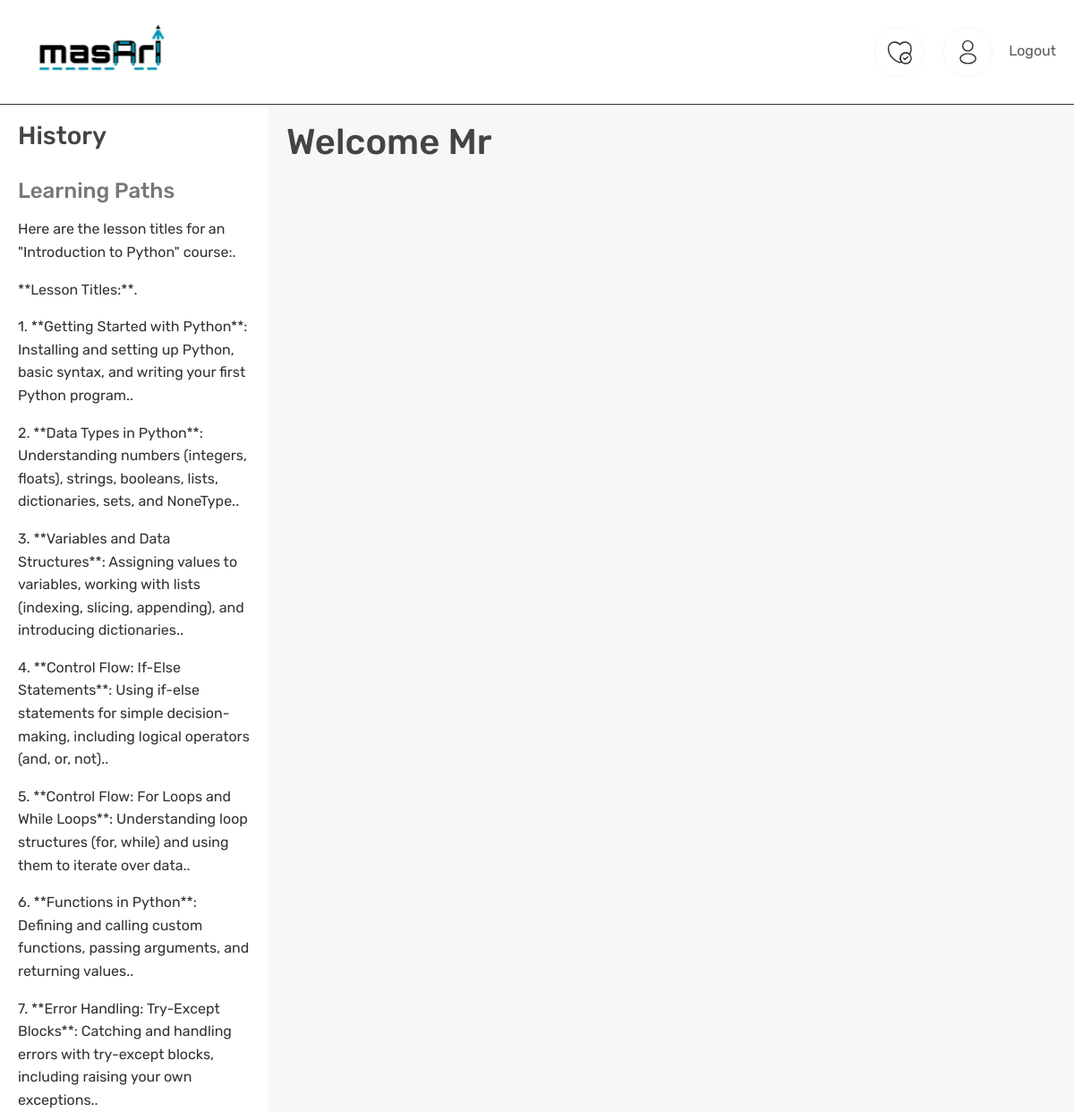
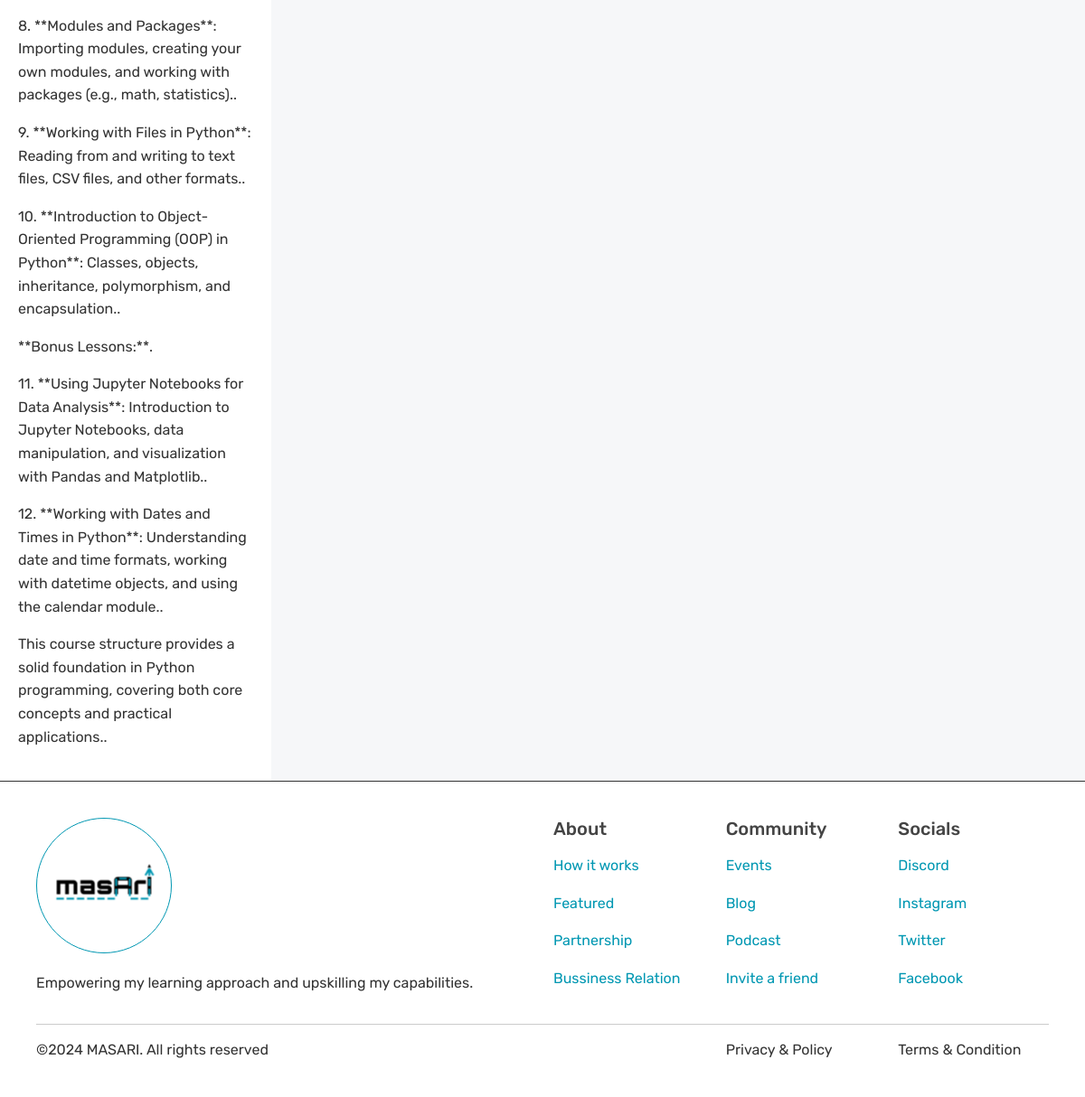
The app's page /course/15 (signed in) with its own data (2 pictures, top to bottom).
### app.py (models this page shows)
class Lessons(db.Model):
    id = db.Column(db.Integer, primary_key=True)
    title = db.Column(db.String(100), nullable=False)
    content = db.Column(db.Text, nullable=True)
    course_id = db.Column(db.Integer, db.ForeignKey('courses.id'), nullable=True)
    course = db.relationship('Courses', backref=db.backref('lessons', lazy=True))

### app.py (the view)
@app.route('/course/<int:course_id>', methods=['GET', 'POST'])
@login_required
def course(course_id):
    lessons = Lessons.query.filter_by(course_id=course_id).all()
    lessons_titles = [{'id':lesson.id, 'title': lesson.title} for lesson in lessons]
    return render_template('course.html', lessons=lessons_titles)

### app.py (called while the page is built)
@login_manager.user_loader
def load_user(user_id):
    return Users.query.get(int(user_id))

@app.context_processor
def inject_user_id():
    if current_user.is_authenticated:
        return {'userId': current_user.id}
    else:
        return {'userId': None}

### templates/course.html (shortened to what this page needs)
{% extends 'base.html' %}
{% block content %}
<link href="{{ url_for('static', filename='css/course.css') }}" rel="stylesheet">
<aside class="sidebar">
    <h3>History</h3>
    <h4 class="sd-header">Learning Paths</h4>
    {% if lessons %}
        {% for lesson in lessons %}
            <p class="generate-lesson-content" data-lesson-title="{{ lesson.title }}" data-lesson-id="{{ lesson.id }}">
                {{lesson.title}}
            </p>
        {% endfor %}
    {% else %}
        <p>No lessons available.</p>
    {% endif %}
</aside>
<div class="main-content">
    <h1>Welcome Mr </h1>
</div>
{% endblock %}

### static/css/general.css (style rules this page uses)
body, html { margin: 0; padding: 0; box-sizing: border-box; }
body { font-family: "Rubik", sans-serif; font-optical-sizing: auto; font-style: normal; font-size: 16px; color: #333; }
.sidebar { flex: 0 0 auto; padding: 20px; width: 25%; }
.main-content { flex: 1; background-color: #f6f7f9; padding: 20px; }
h1, h2, h3, h4, h5, h6 { font-family: 'Rubik', sans-serif; font-weight: 500; color: #444; }
p { line-height: 1.6; margin: 16px 0; }
.sidebar .sd-header { margin-top: 30px; color: #777; }

### records on screen
Lessons: title "Here are the lesson titles for an \"Introduction to Python\" course:."
Lessons: title "**Lesson Titles:**."
Lessons: title "1. **Getting Started with Python**: Installing and setting up Python, basic syntax, and writing your first Python program.."
Lessons: title "2. **Data Types in Python**: Understanding numbers (integers, floats), strings, booleans, lists, dictionaries, sets, and NoneType.."
Lessons: title "3. **Variables and Data Structures**: Assigning values to variables, working with lists (indexing, slicing, appending), and introducing dictionaries.."
Lessons: title "4. **Control Flow: If-Else Statements**: Using if-else statements for simple decision-making, including logical operators (and, or, not).."
Lessons: title "5. **Control Flow: For Loops and While Loops**: Understanding loop structures (for, while) and using them to iterate over data.."
Lessons: title "6. **Functions in Python**: Defining and calling custom functions, passing arguments, and returning values.."
Lessons: title "7. **Error Handling: Try-Except Blocks**: Catching and handling errors with try-except blocks, including raising your own exceptions.."
Lessons: title "8. **Modules and Packages**: Importing modules, creating your own modules, and working with packages (e.g., math, statistics).."
Lessons: title "9. **Working with Files in Python**: Reading from and writing to text files, CSV files, and other formats.."
Lessons: title "10. **Introduction to Object-Oriented Programming (OOP) in Python**: Classes, objects, inheritance, polymorphism, and encapsulation.."
Lessons: title "**Bonus Lessons:**."
Lessons: title "11. **Using Jupyter Notebooks for Data Analysis**: Introduction to Jupyter Notebooks, data manipulation, and visualization with Pandas and Matplotlib.."
Lessons: title "12. **Working with Dates and Times in Python**: Understanding date and time formats, working with datetime objects, and using the calendar module.."
Lessons: title "This course structure provides a solid foundation in Python programming, covering both core concepts and practical applications.."
